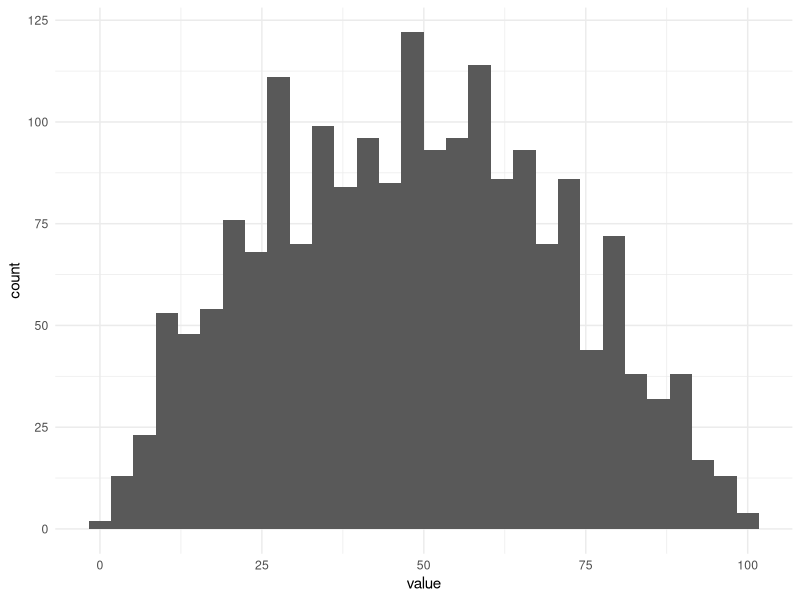
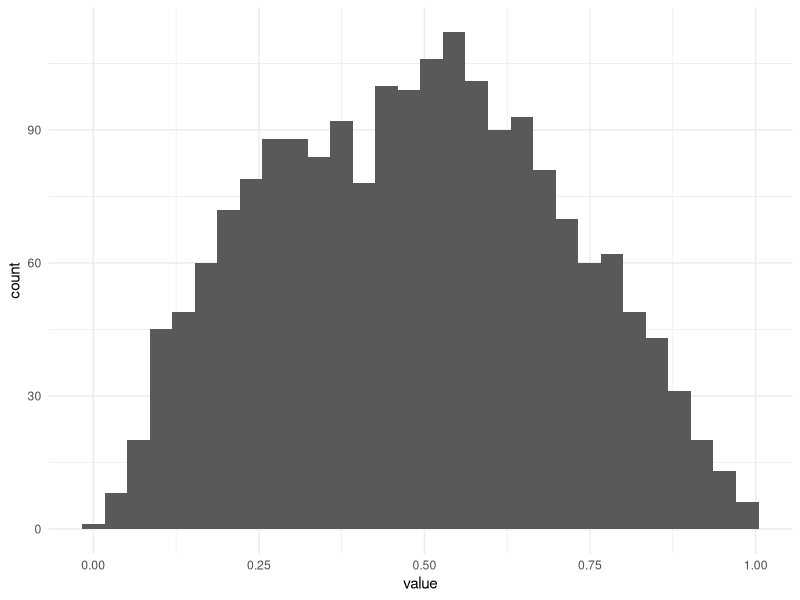
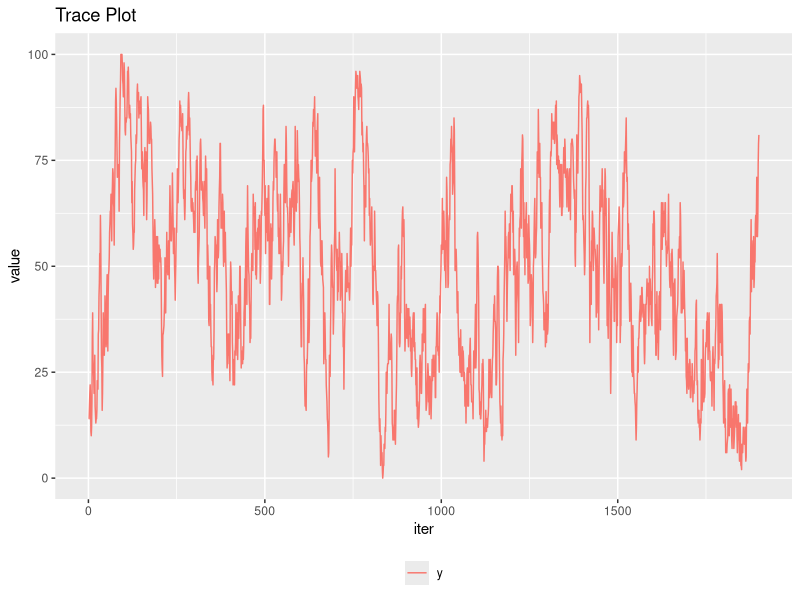
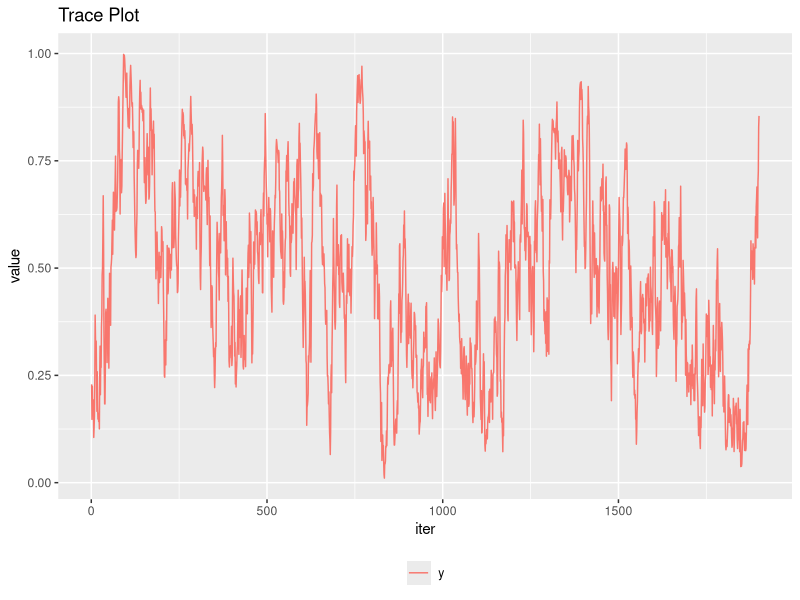
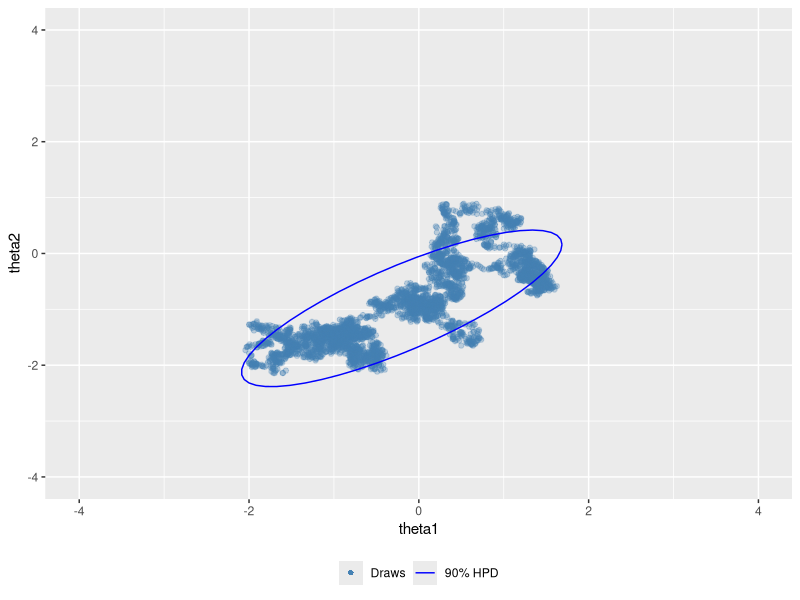
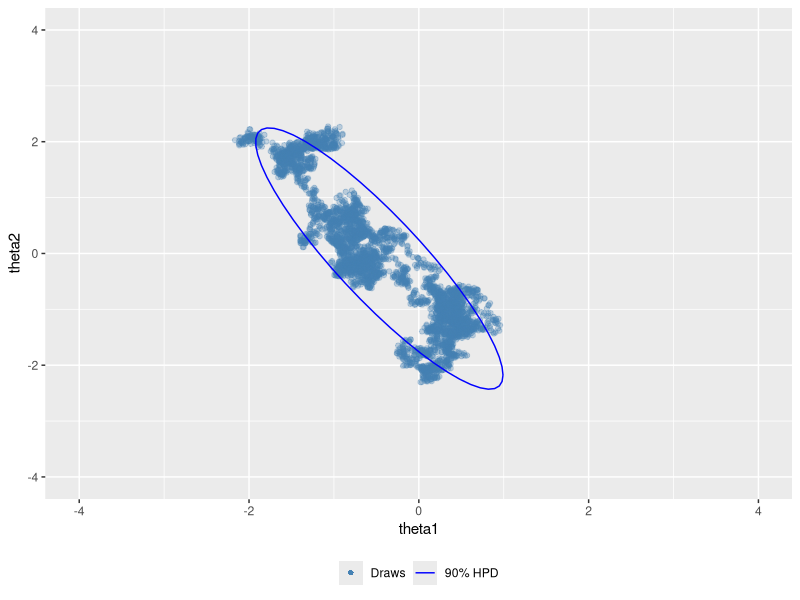
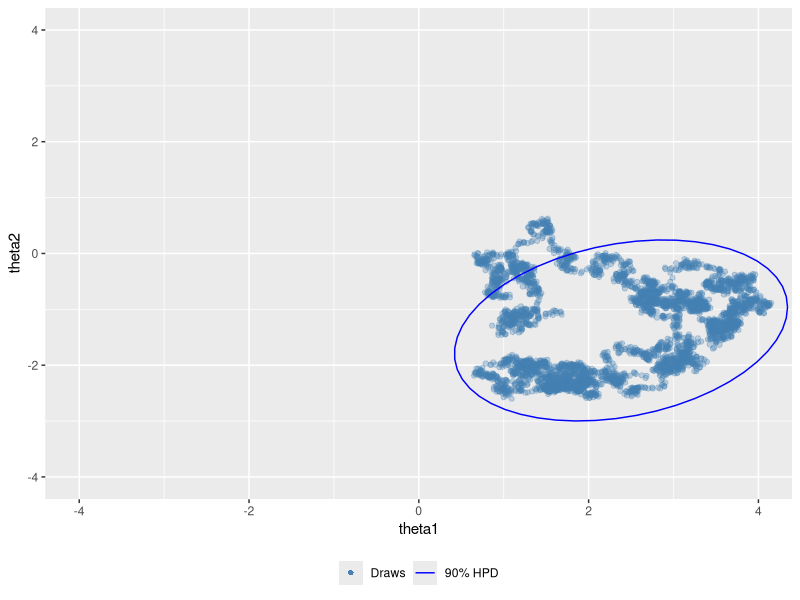
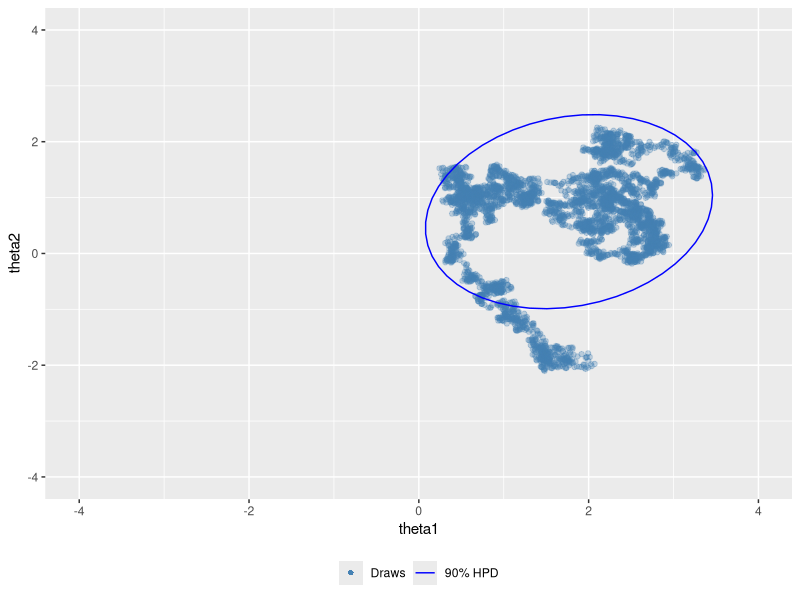

Reproduce these figures in R, in order.
# HW 5, Q1

rm(list = ls())

library(ggplot2)
library(MASS)
library(tidyverse)
library(mvtnorm)

# Parameters of the bivariate normal distribution
y1 = 0
y2 = 0
rho = 0.8
S = diag(2)
S[1,2] = rho
S[2,1] = rho

# Starting points
theta01 = -200
theta02 = 200

# Number of iterations
M = 5000

# We will have M draws of theta_1 and M draws of theta_2
# Set up placeholder matrix for the draws, with the first row as the starting point
draws = matrix(rep(0,2*M), ncol = 2)
draws[1,] = c(theta01, theta02)

# Loop to perform Gibbs Sampling
# Sample theta_2 first and then sample theta_1
for (t in 2:M){
  draws[t,2] = rnorm(1, mean=y2+rho*(draws[t-1,1]-y1),sd = sqrt(1-rho^2))
  draws[t,1] = rnorm(1, mean=y1+rho*(draws[t,2]-y2), sd = sqrt(1-rho^2))
  }

# First 100 draws
draws[1:100]

# On the 13th draw, theta1 and theta2 are within one sd of the mean of 0

################################################################################

#### HW5, Q2c
# Parameters of the beta posterior distribution
alpha = 2
beta = 2
n = 100

# Starting points
y1 = 1
theta01 = .5

# Number of iterations
M = 2000

# We will have M draws of y and theta
# Set up placeholder vector for the draws, with the first value as the starting point
ydraws = c(y1, rep(0,M-1))
thetadraws = c(theta01, rep(0,M-1))

# Loop to perform Gibbs Sampling
# Sample y first and then sample theta
for (i in 2:M){
  ydraws[i] = rbinom(1, size = n, prob = thetadraws[i-1])
  thetadraws[i] = rbeta(1, alpha + ydraws[i], beta + n - ydraws[i])
}
# examine draws
ydraws[1:100]
thetadraws[1:100]
# definitely need a burn-in

#### HW5, Q2d
burnin = 100

# create dfs for visualization and remove the burnin
ydrawsdf <- as_tibble(ydraws[-(1:burnin)])
thetadrawsdf <- as_tibble(thetadraws[-(1:burnin)])

# histogram of y draws minus the burn in 
ggplot(data = ydrawsdf,
       aes(x = value)) +
       geom_histogram() +
       theme_minimal()

# now theta
ggplot(data = thetadrawsdf,
       aes(x = value)) +
       geom_histogram() +
       theme_minimal()

# medians
median(ydraws[-(1:burnin)])
# 50
median(thetadraws[-(1:burnin)])
# 0.4988145

#### HW5, Q2e

# y trace plot
sb <- M-burnin
tracedatay = cbind.data.frame(rep(1:sb,times=1),c(ydrawsdf))
tracedatay$group=c(rep("y",sb))
colnames(tracedatay)=c("iter","value","group")

traceploty = ggplot(data = tracedatay) +
  geom_line(aes(iter, value, color = group)) +
  labs(title = 'Trace Plot') +
  scale_color_discrete(labels = c('y')) +
  theme(legend.position = 'bottom', legend.title = element_blank())

traceploty 

# theta trace plot
tracedatatheta = cbind.data.frame(rep(1:sb,times=1),c(thetadrawsdf))
tracedatatheta$group=c(rep("theta",sb))
colnames(tracedatatheta)=c("iter","value","group")

traceplottheta = ggplot(data = tracedatatheta) +
  geom_line(aes(iter, value, color = group)) +
  labs(title = 'Trace Plot') +
  scale_color_discrete(labels = c('y')) +
  theme(legend.position = 'bottom', legend.title = element_blank())

traceplottheta

################################################################################

#### HW5 Q3

# parameters
alpha = 2
beta = 2
lam = 5
# Starting points
y1 = 1
theta01 = .5
n1 = 10

# Number of iterations
M = 10000
burnin = 1000

# We will have M draws of y and theta and n
# Set up placeholder vector for the draws, with the first value as the starting point
ydraws = c(y1, rep(0,M-1))
thetadraws = c(theta01, rep(0,M-1))
ndraws = c(n1, rep(0,M-1))

# Loop to perform Gibbs Sampling
# Sample y first and then sample theta then n
for (i in 2:M){
  ydraws[i] = rbinom(1, size = n, prob = thetadraws[i-1])
  thetadraws[i] = rbeta(1, alpha + ydraws[i], beta + n - ydraws[i])
  ndraws[i] = rpois(1, lambda = lam*(1-thetadraws[i]))
}

# medians
median(ydraws[-(1:burnin)])
# 59
median(thetadraws[-(1:burnin)])
# 0.5934336
median(ndraws[-(1:burnin)])
# 2

################################################################################

#### HW5 Q4
# Parameters of the bivariate normal target distribution
y1 = 0
y2 = 0
S = diag(2)

scale = sqrt(0.001)
prop_sigma = (scale)^2*diag(2)

# Starting points
theta01 = -2.5
theta02 = 2.5

# Four chains
theta0 = c(c(-2.5,-2.5),c(-2.5,2.5),c(2.5,-2.5),c(2.5,2.5))

# Number of iterations
M = 5000

# We will have M draws of theta_1 and M draws of theta_2
# Set up placeholder matrix for the draws, with the first row as the starting point across four chains
draws = matrix(rep(0,8*M), ncol = 8)
draws[1,] = theta0

# Simple loop to perform Metropolis algorithm across four chains 
for (t in 2:M){
  prop1 = mvrnorm(1, mu = draws[t-1,1:2], Sigma=prop_sigma)
  u = runif(1, min = 0, max = 1)
  r = dmvnorm(x = prop1, mean = c(0,0), sigma = S)/dmvnorm(x = draws[t-1,1:2], mean = c(0,0), sigma = S)
  
  if(u<min(r,1)){
    draws[t,1:2] = prop1
  } else{ 
    draws[t,1:2] = draws[t-1,1:2]
  }
  
  prop2 = mvrnorm(1, mu = draws[t-1,3:4], Sigma=prop_sigma)
  u = runif(1, min = 0, max = 1)
  r = dmvnorm(x = prop2, mean = c(0,0), sigma = S)/dmvnorm(x = draws[t-1,3:4], mean = c(0,0), sigma = S)
  
  if(u<min(r,1)){
    draws[t,3:4] = prop2
  } else{ 
    draws[t,3:4] = draws[t-1,3:4]
  }
  
  prop3 = mvrnorm(1, mu = draws[t-1,5:6], Sigma=prop_sigma)
  u = runif(1, min = 0, max = 1)
  r = dmvnorm(x = prop3, mean = c(0,0), sigma = S)/dmvnorm(x = draws[t-1,5:6], mean = c(0,0), sigma = S)
  
  if(u<min(r,1)){
    draws[t,5:6] = prop3
  } else{ 
    draws[t,5:6] = draws[t-1,5:6]
  }
  
  prop4 = mvrnorm(1, mu = draws[t-1,7:8], Sigma=prop_sigma)
  u = runif(1, min = 0, max = 1)
  r = dmvnorm(x = prop4, mean = c(0,0), sigma = S)/dmvnorm(x = draws[t-1,7:8], mean = c(0,0), sigma = S)
  
  if(u<min(r,1)){
    draws[t,7:8] = prop4
  } else{ 
    draws[t,7:8] = draws[t-1,7:8]
  }
  
}    

burnin = 500
dfs=data.frame(th1=draws[(burnin+1):M,1],th2=draws[(burnin+1):M,2],th3=draws[(burnin+1):M,3],th4=draws[(burnin+1):M,4],th5=draws[(burnin+1):M,5],th6=draws[(burnin+1):M,6],th7=draws[(burnin+1):M,7],th8=draws[(burnin+1):M,8])

# Plot of M draws after burn-in of 500, Chain 1
labs2 <- c('Draws', '90% HPD')
c1 = ggplot() +
  geom_point(data = dfs,
             aes(th1, th2, color = '1'), alpha = 0.3) +
  stat_ellipse(data = dfs, aes(x = th1, y = th2, color = '2'), level = 0.9) +
  coord_cartesian(xlim = c(-4, 4), ylim = c(-4, 4)) +
  labs(x = 'theta1', y = 'theta2') +
  scale_color_manual(values = c('steelblue', 'blue'), labels = labs2) +
  guides(color = guide_legend(override.aes = list(
    shape = c(16, NA), linetype = c(0, 1), alpha = c(1, 1)))) +
  theme(legend.position = 'bottom', legend.title = element_blank())

c2 = ggplot() +
  geom_point(data = dfs,
             aes(th3, th4, color = '1'), alpha = 0.3) +
  stat_ellipse(data = dfs, aes(x = th3, y = th4, color = '2'), level = 0.9) +
  coord_cartesian(xlim = c(-4, 4), ylim = c(-4, 4)) +
  labs(x = 'theta1', y = 'theta2') +
  scale_color_manual(values = c('steelblue', 'blue'), labels = labs2) +
  guides(color = guide_legend(override.aes = list(
    shape = c(16, NA), linetype = c(0, 1), alpha = c(1, 1)))) +
  theme(legend.position = 'bottom', legend.title = element_blank())

c3 = ggplot() +
  geom_point(data = dfs,
             aes(th5, th6, color = '1'), alpha = 0.3) +
  stat_ellipse(data = dfs, aes(x = th5, y = th6, color = '2'), level = 0.9) +
  coord_cartesian(xlim = c(-4, 4), ylim = c(-4, 4)) +
  labs(x = 'theta1', y = 'theta2') +
  scale_color_manual(values = c('steelblue', 'blue'), labels = labs2) +
  guides(color = guide_legend(override.aes = list(
    shape = c(16, NA), linetype = c(0, 1), alpha = c(1, 1)))) +
  theme(legend.position = 'bottom', legend.title = element_blank())

c4 = ggplot() +
  geom_point(data = dfs,
             aes(th7, th8, color = '1'), alpha = 0.3) +
  stat_ellipse(data = dfs, aes(x = th7, y = th8, color = '2'), level = 0.9) +
  coord_cartesian(xlim = c(-4, 4), ylim = c(-4, 4)) +
  labs(x = 'theta1', y = 'theta2') +
  scale_color_manual(values = c('steelblue', 'blue'), labels = labs2) +
  guides(color = guide_legend(override.aes = list(
    shape = c(16, NA), linetype = c(0, 1), alpha = c(1, 1)))) +
  theme(legend.position = 'bottom', legend.title = element_blank())

c1
c2
c3
c4

# Trace plots: 4 chains per coefficients
sb <- M-burnin

tracedata_theta1=cbind.data.frame(rep(1:sb,times=2),c(dfs[,1],dfs[,3],dfs[,5],dfs[,7]))
tracedata_theta1$group=c(rep("th1_1",sb),rep("th1_2",sb),rep("th1_3",sb),rep("th1_4",sb))
colnames(tracedata_theta1)=c("iter","theta1","group")

tracedata_theta2=cbind.data.frame(rep(1:sb,times=2),c(dfs[,2],dfs[,4],dfs[,6],dfs[,8]))
tracedata_theta2$group=c(rep("th2_1",sb),rep("th2_2",sb),rep("th2_3",sb),rep("th2_4",sb))
colnames(tracedata_theta2)=c("iter","theta2","group")

traceplot_theta1 = ggplot(data = tracedata_theta1) +
  geom_line(aes(iter, theta1, color = group)) +
  labs(title = 'Trace Plot') +
  scale_color_discrete(labels = c('Chain1','Chain2','Chain3','Chain4')) +
  theme(legend.position = 'bottom', legend.title = element_blank())

traceplot_theta2 = ggplot(data = tracedata_theta2) +
  geom_line(aes(iter, theta2, color = group)) +
  labs(title = 'Trace Plot') +
  scale_color_discrete(labels = c('Chain1','Chain2','Chain3','Chain4')) +
  theme(legend.position = 'bottom', legend.title = element_blank())

# Show trace plots  
traceplot_theta1
traceplot_theta2
